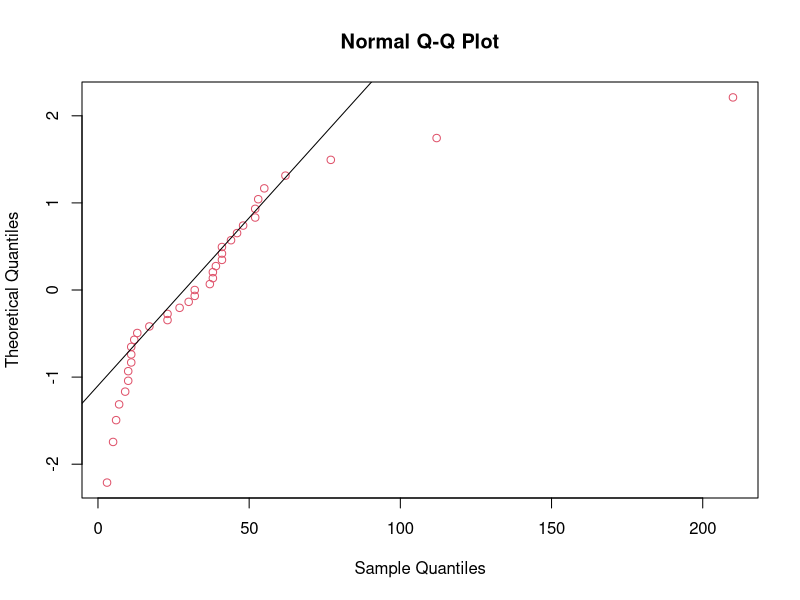
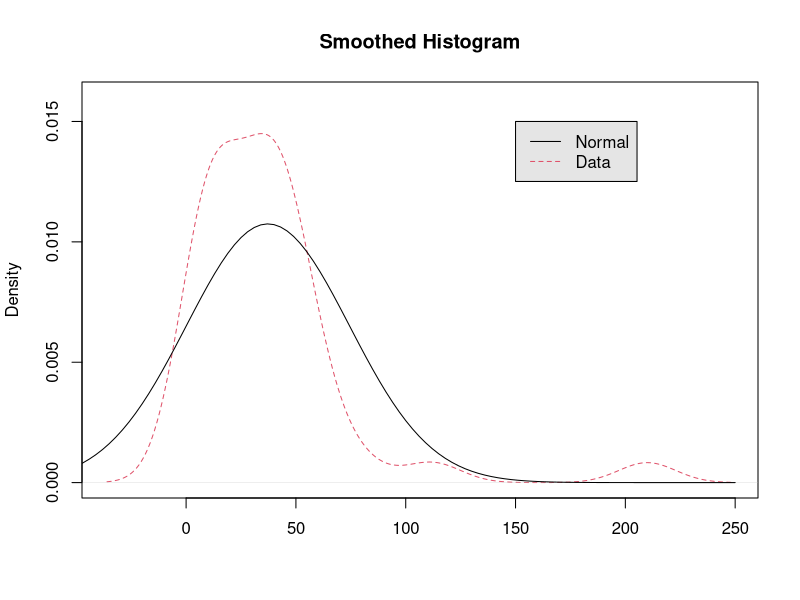

Generate these figures, in order, with R:
lead=c(41,46,32,17,32,41,23,12,3,13,10,11,5,30,48,53,44,55,52,39,62,
	38,23,27,41,37,11,9,7,11,77,210,38,112,52,10,6)

qqnorm(lead,datax=TRUE,col=2)
qqline(lead,datax=TRUE)
# Note the axis, some programs flip the axis, hence reversing the interpretation.  To flip use datax=FALSE

plot(density(lead,bw=13),col=2,lty=2,ylim=c(0,0.016),main="Smoothed Histogram",xlab="")
plot(function(t)dnorm(t,mean(lead),sd(lead)),from=-50,to=250,add=TRUE)

legend(150,0.015,c("Normal","Data"),col=1:2,lty=1:2,bg="gray90")